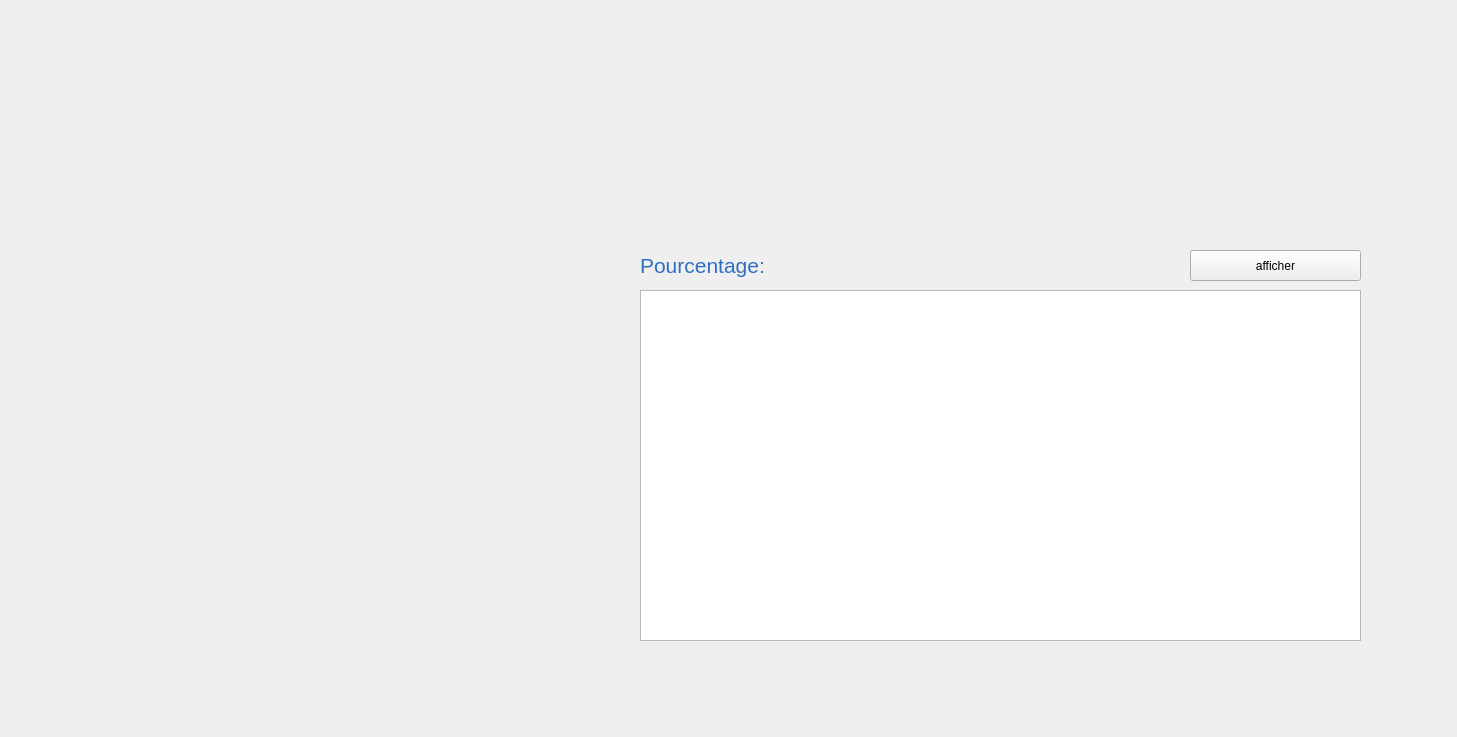
<?xml version="1.0" encoding="UTF-8"?>
<ui version="4.0">
 <class>Form</class>
 <widget class="QWidget" name="Form">
  <property name="geometry">
   <rect>
    <x>0</x>
    <y>0</y>
    <width>1457</width>
    <height>737</height>
   </rect>
  </property>
  <property name="windowTitle">
   <string>Form</string>
  </property>
  <property name="styleSheet">
   <string notr="true">#Form{
	border-image: url(im31.png) 0 0 0 0 stretch stretch;
}</string>
  </property>
  <widget class="QPushButton" name="affiche">
   <property name="geometry">
    <rect>
     <x>1190</x>
     <y>250</y>
     <width>171</width>
     <height>31</height>
    </rect>
   </property>
   <property name="text">
    <string>afficher</string>
   </property>
  </widget>
  <widget class="QTableWidget" name="tab">
   <property name="geometry">
    <rect>
     <x>640</x>
     <y>290</y>
     <width>721</width>
     <height>351</height>
    </rect>
   </property>
  </widget>
  <widget class="QLabel" name="pourcentage">
   <property name="geometry">
    <rect>
     <x>840</x>
     <y>260</y>
     <width>321</width>
     <height>20</height>
    </rect>
   </property>
   <property name="text">
    <string/>
   </property>
  </widget>
  <widget class="QLabel" name="label_2">
   <property name="geometry">
    <rect>
     <x>640</x>
     <y>250</y>
     <width>231</width>
     <height>31</height>
    </rect>
   </property>
   <property name="text">
    <string>&lt;html&gt;&lt;head/&gt;&lt;body&gt;&lt;p&gt;&lt;span style=&quot; font-size:16pt; color:#306fbd;&quot;&gt;Pourcentage:&lt;/span&gt;&lt;/p&gt;&lt;/body&gt;&lt;/html&gt;</string>
   </property>
  </widget>
 </widget>
 <resources/>
 <connections/>
</ui>
